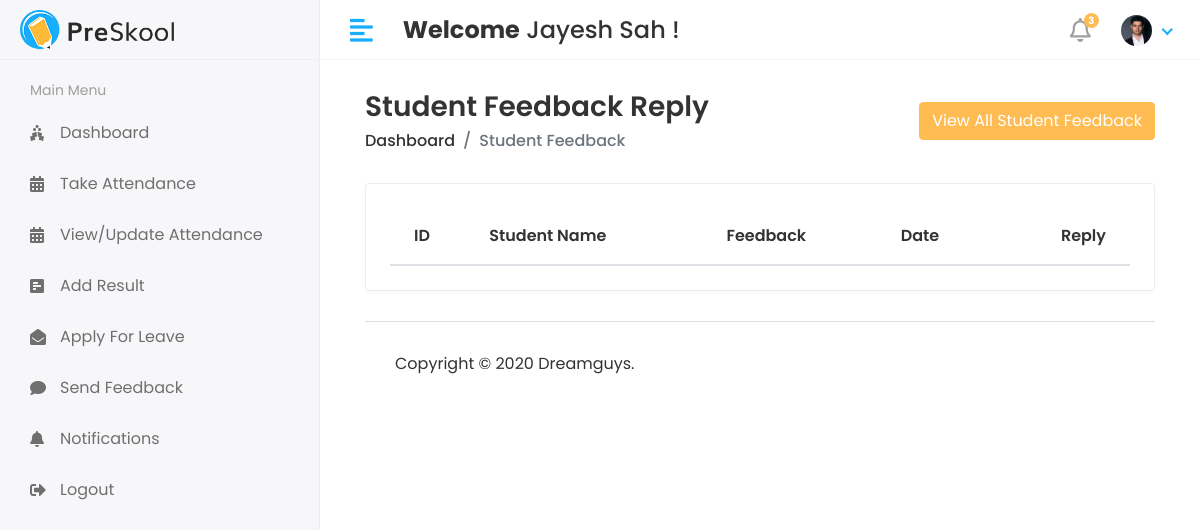
Page /Hod/Student/Feedback (signed in) on the earlier database version.
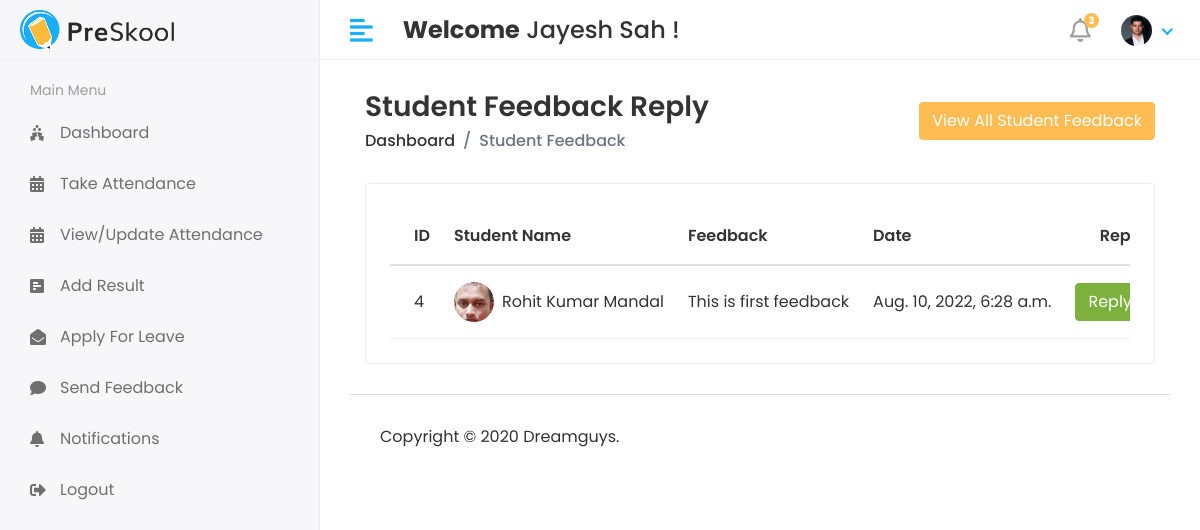
Same page on the later database version.
### app/models.py (models this page shows, shortened)
class StudentFeedBack(models.Model):
    student_id = models.ForeignKey(Student,on_delete=models.CASCADE)
    feedback = models.TextField()
    feedback_reply = models.TextField()
    status = models.IntegerField(default=0)
    created_at = models.DateTimeField(auto_now_add=True)
    updated_at = models.DateTimeField(auto_now_add=True)

class Student(models.Model):
    admin = models.OneToOneField(CustomUser,on_delete=models.CASCADE)
    middle_name =models.CharField(max_length=100,default=True)
    address = models.TextField()
    gender = models.CharField(max_length=100)
    course_id = models.ForeignKey(Course,on_delete=models.DO_NOTHING)
    session_id = models.ForeignKey(SessionYear,on_delete=models.DO_NOTHING)
    created_at = models.DateTimeField(auto_now_add=True,null=True)
    updated_at = models.DateTimeField(auto_now=True)

class CustomUser(AbstractUser):
    USER = (
        (1,'HOD'),
        (2, 'STAFF'),
        (3, 'STUDENT'),
    )
    user_type = models.CharField(choices=USER,max_length=50,default=1)
    profile_pic = models.ImageField(upload_to='media/profile_pic')

### studentmanagementsystem/Hod_View.py (the view)
# urls.py: path('Hod/Student/Feedback', Hod_View.Student_Feedback, name='student_feedback_reply'),
@login_required(login_url='/')
def Student_Feedback(request):
    feedback = StudentFeedBack.objects.all()
    feedback_history = StudentFeedBack.objects.all().order_by('-id')[0:5]
    context ={
        'feedback':feedback,
        'feedback_history':feedback_history,
    }
    return render(request,'Hod/student_feedback.html',context)

### templates/Hod/student_feedback.html (shortened to what this page needs)
{% extends 'base.html' %}
{% block content %}
{% load static %}
<div class="content container-fluid">
   <div class="page-header">
      <div class="row align-items-center">
         <div class="col">
            <h3 class="page-title">Student Feedback Reply</h3>
            <ul class="breadcrumb">
               <li class="breadcrumb-item"><a href="index.html">Dashboard</a></li>
               <li class="breadcrumb-item active">Student Feedback</li>
            </ul>
         </div>
         <div class="col-auto text-right float-right ml-auto">
            <button type="button" class="btn btn-primary" data-toggle="modal" data-target="#exampleModalCenter">
            View All Student Feedback
            </button>
         </div>
      </div>
   </div>
   <div class="row">
      <div class="col-sm-12">
         <div class="card card-table">
            <div class="card-body">
               <div class="table-responsive">
                  <table id="table_id" class="table table-hover table-center mb-0">
                     <thead>
                        <tr>
                           <th>ID</th>
                           <th>Student Name</th>
                           <th>Feedback</th>
                           <th>Date</th>
                           <th class="text-right">Reply</th>
                        </tr>
                     </thead>
                     <tbody>
                        {% for i in feedback %}
                        <tr>
                           <td>{{i.id}}</td>
                           <td>
                              <h2 class="table-avatar">
                                 <a href="student-details.html" class="avatar avatar-sm mr-2"><img class="avatar-img rounded-circle" src="/{{i.student_id.admin.profile_pic}}" alt="User Image"></a>
                                 <a href="student-details.html">{{i.student_id.admin.first_name}}&nbsp;{{i.student_id.middle_name}}&nbsp;{{i.student_id.admin.last_name}}</a>
                              </h2>
                           </td>
                           <td>{{i.feedback}}</td>
                           <td>{{i.created_at}}</td>
                           <td class="text-right">
                              <button type="button" class="btn btn-success" data-toggle="modal" data-target="#sendnotiofication-{{forloop.counter}}">
                              Reply
                              </button>
                           </td>
                        </tr>
                        {% endfor %}
                     </tbody>
                  </table>
               </div>
            </div>
         </div>
      </div>
   </div>
      {% for i in feedback %}
</div>
{% endfor %}
{% endblock %}

Differences in the rows shown:
added StudentFeedBack: id "4", student_id.admin.profile_pic (picture), student_id.admin.first_name "Rohit", student_id.middle_name "Kumar", student_id.admin.last_name "Mandal", feedback "This is first feedback", created_at "Aug. 10, 2022, 6:28 a.m."
